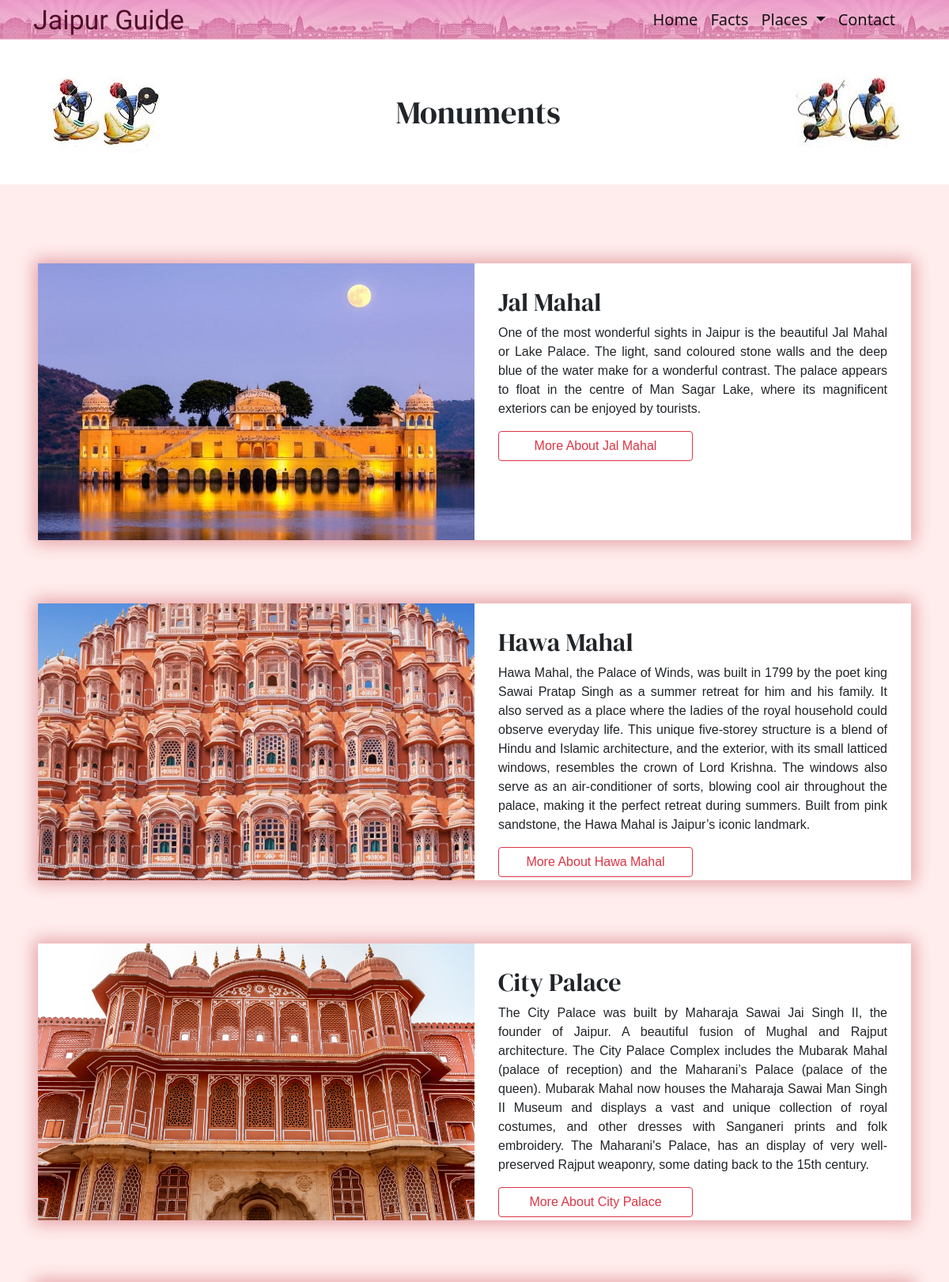
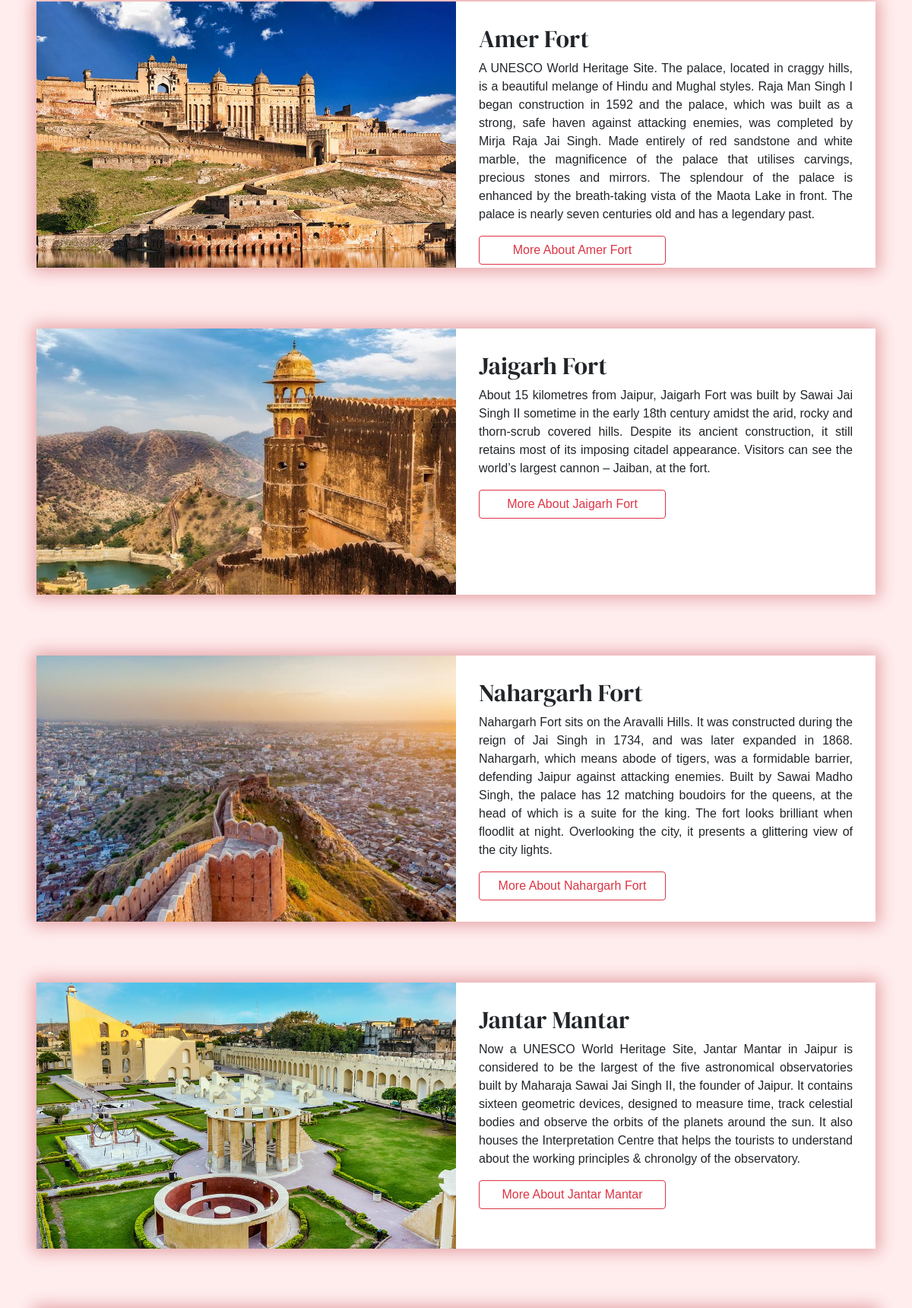
Page /category/monuments (upper part) on the committed database (2 pictures, top to bottom).
### tables this page shows
CREATE TABLE Jaipur(
id INTEGER PRIMARY KEY AUTOINCREMENT,
name TEXT NOT NULL,
image TEXT NOT NULL,
tag TEXT NOT NULL,
desc TEXT NOT NULL
);

### application.py (the view)
@app.route("/category/<category>")
def categorize(category):
    with sqlite3.connect("Travel.db") as con:
      cur = con.cursor()
      info = cur.execute(f"SELECT * FROM Jaipur WHERE tag = '{category}';")
      con.commit()
    information = [dict(name=row[1], image=row[2], desc=row[4]) for row in info]
    more_btn = 1
    if category == "gardens":
        heading = "Parks / Gardens"
    elif category == "wildlife":
        heading = "Nature / Wildlife"
    elif category == "food":
        heading = "Food Delicacies"
    else:
        heading = category
    if category in  ["shopping", "food", "festivals"]:
        more_btn = 0
    return render_template("tourist_place.html", information=information, heading=heading, more_btn=more_btn)

### templates/tourist_place.html (shortened to what this page needs)
{% extends "./layout.html" %}
{% block body %}
    <header class="header-sec my-container">
        <img src="{{ url_for('static', filename='img/side1.jpg')}}" alt="image" style="display: inline-block;">
        <h1 class="heading my-container">{{ heading|title }}</h1>
        <img src="{{ url_for('static', filename='img/side2.jpg')}}" alt="image" style="display: inline-block;">
    </header>
    <section class="showcase">
        <div class="my-container">
            {% for info in information %}
            <article class="row place1">
                <div class="img-box">
                    <img src="{{ url_for('static', filename= info.image) }}" alt="image">
                </div>
                <div class="text-box">
                    <h2>{{ info.name }}</h2>
                    <P>
                        {{ info.desc }}
                    </P>
                    {% if more_btn %}
                    <div class="d-grid gap-2 col-md-6">
                        <a class="btn btn-outline-danger btn-md" href="{{ url_for('detail', name=info.name) }}" role="button">More About {{info.name|title}}</a>
                    </div>
                    {% endif %}
                </div>
            </article>
            {% endfor %}
        </div>
    </section>
{% endblock body %}

### static/css/style.css (style rules this page uses)
* { padding:0; margin:0; box-sizing: border-box; }
a { text-decoration: none; }
.my-container { max-width: 1200px; width: 90%; margin: 0 auto; }
.btn-outline-danger { color: #4D1027; border-color: #4D1027; }
.header-sec { display: flex; }
.header-sec .heading { margin: auto; text-align: center; font-family: 'DM Serif Display', serif; }
.showcase { background-color:#FFEDED; padding: 100px 0; }
.showcase article.row { height: 350px; background: #ffffff; box-shadow: 0px 0px 20px 5px #E6A5A9; }
.showcase article.row .text-box h2 { font-family: 'DM Serif Display', serif; }
.place1 { margin-bottom: 5rem; }
.place1 .img-box { float: left; width: 50%; }
.place1 .text-box { float: right; width: 50%; }
.showcase article.row .img-box { height: 100%; padding: 0; }
.showcase article.row .text-box { padding: 30px; height: 100%; font-family: 'Noto Sans KR', sans-serif; text-align: justify; }
.showcase article.row .img-box img { display: inline-block; width: 100%; height: 100%; object-fit: cover; }
.showcase article.row::after { content: ''; display: block; clear: both; }

### rows in the picture
Jaipur: image (picture), name "Jal Mahal", desc "One of the most wonderful sights in Jaipur is the beautiful Jal Mahal or Lake Palace. The light, sand coloured stone walls and the deep blue of the water make for a wonderful contrast. The palace appears to float in the centre of Man Sagar Lake, where its magnificent exteriors can be enjoyed by tourists."
Jaipur: image (picture), name "Hawa Mahal", desc "Hawa Mahal, the Palace of Winds, was built in 1799 by the poet king Sawai Pratap Singh as a summer retreat for him and his family. It also served as a place where the ladies of the royal household could observe everyday life. This unique five-storey structure is a blend of Hindu and Islamic architecture, and the exterior, with its small latticed windows, resembles the crown of Lord Krishna. The windows also serve as an air-conditioner of sorts, blowing cool air throughout the palace, making it the perfect retreat during summers. Built from pink sandstone, the Hawa Mahal is Jaipur’s iconic landmark."
Jaipur: image (picture), name "City Palace", desc "The City Palace was built by Maharaja Sawai Jai Singh II, the founder of Jaipur. A beautiful fusion of Mughal and Rajput architecture. The City Palace Complex includes the Mubarak Mahal (palace of reception) and the Maharani’s Palace (palace of the queen). Mubarak Mahal now houses the Maharaja Sawai Man Singh II Museum and displays a vast and unique collection of royal costumes, and other dresses with Sanganeri prints and folk embroidery. The Maharani's Palace, has an display of very well-preserved Rajput weaponry, some dating back to the 15th century."
Jaipur: image (picture), name "Amer Fort", desc "A UNESCO World Heritage Site. The palace, located in craggy hills, is a beautiful melange of Hindu and Mughal styles. Raja Man Singh I began construction in 1592 and the palace, which was built as a strong, safe haven against attacking enemies, was completed by Mirja Raja Jai Singh. Made entirely of red sandstone and white marble, the magnificence of the palace that utilises carvings, precious stones and mirrors. The splendour of the palace is enhanced by the breath-taking vista of the Maota Lake in front. The palace is nearly seven centuries old and has a legendary past."
Jaipur: image (picture), name "Jaigarh Fort", desc "About 15 kilometres from Jaipur, Jaigarh Fort was built by Sawai Jai Singh II sometime in the early 18th century amidst the arid, rocky and thorn-scrub covered hills. Despite its ancient construction, it still retains most of its imposing citadel appearance. Visitors can see the world’s largest cannon – Jaiban, at the fort."
Jaipur: image (picture), name "Nahargarh Fort", desc "Nahargarh Fort sits on the Aravalli Hills. It was constructed during the reign of Jai Singh in 1734, and was later expanded in 1868. Nahargarh, which means abode of tigers, was a formidable barrier, defending Jaipur against attacking enemies. Built by Sawai Madho Singh, the palace has 12 matching boudoirs for the queens, at the head of which is a suite for the king. The fort looks brilliant when floodlit at night. Overlooking the city, it presents a glittering view of the city lights."
Jaipur: image (picture), name "Jantar Mantar", desc "Now a UNESCO World Heritage Site, Jantar Mantar in Jaipur is considered to be the largest of the five astronomical observatories built by Maharaja Sawai Jai Singh II, the founder of Jaipur. It contains sixteen geometric devices, designed to measure time, track celestial bodies and observe the orbits of the planets around the sun. It also houses the Interpretation Centre that helps the tourists to understand about the working principles & chronolgy of the observatory."

### other values in the picture
{{ heading|title }} "Monuments"
